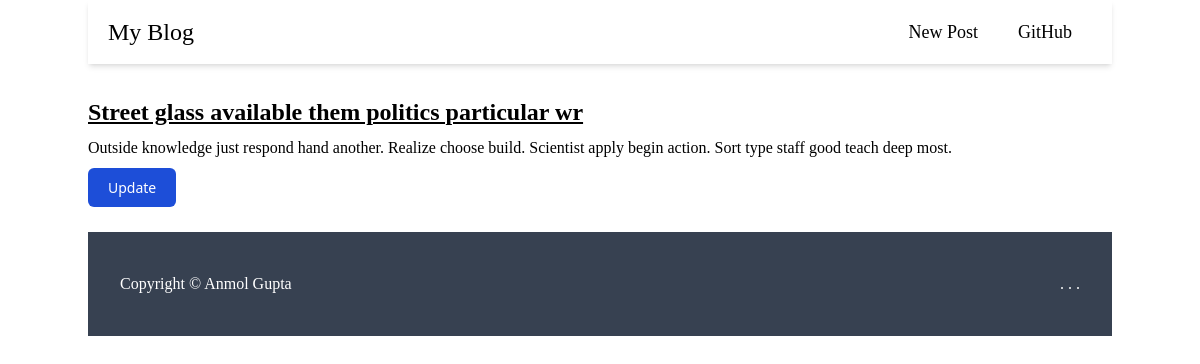
The page /post/5 on the database its author committed.
### blog/models.py (models this page shows, shortened)
class Post(models.Model):
    title = models.CharField(max_length=100)
    content = models.TextField()

### blog/views.py (the view)
# urls.py: path("post/<int:id>", views.post_show, name = "show"),
def post_show(request, id):
    post = Post.objects.get(pk = id)
    return render(request, "post/show.html", {"post": post})

### templates/post/show.html (shortened to what this page needs)
{% extends 'layout.html' %}
{% block content %}
    <div class="max-w-screen-lg mx-auto my-8">
        <h2 class="text-2xl font-semibold underline mb-2">{{ post.title }}</h2>
        <p class="mb-4">{{ post.content }}</p>
        <a href="{% url 'update' post.pk %}" class="font-sans text-white bg-blue-700 hover:bg-blue-800 focus:ring-4 focus:outline-none focus:ring-blue-300 font-medium rounded-md text-sm w-full px-5 py-2.5 text-center">Update</a>
    </div>
{% endblock %}

### rows shown on the page
Post: title "Street glass available them politics particular wr", content "Outside knowledge just respond hand another. Realize choose build. Scientist apply begin action. Sort type staff good teach deep most."
